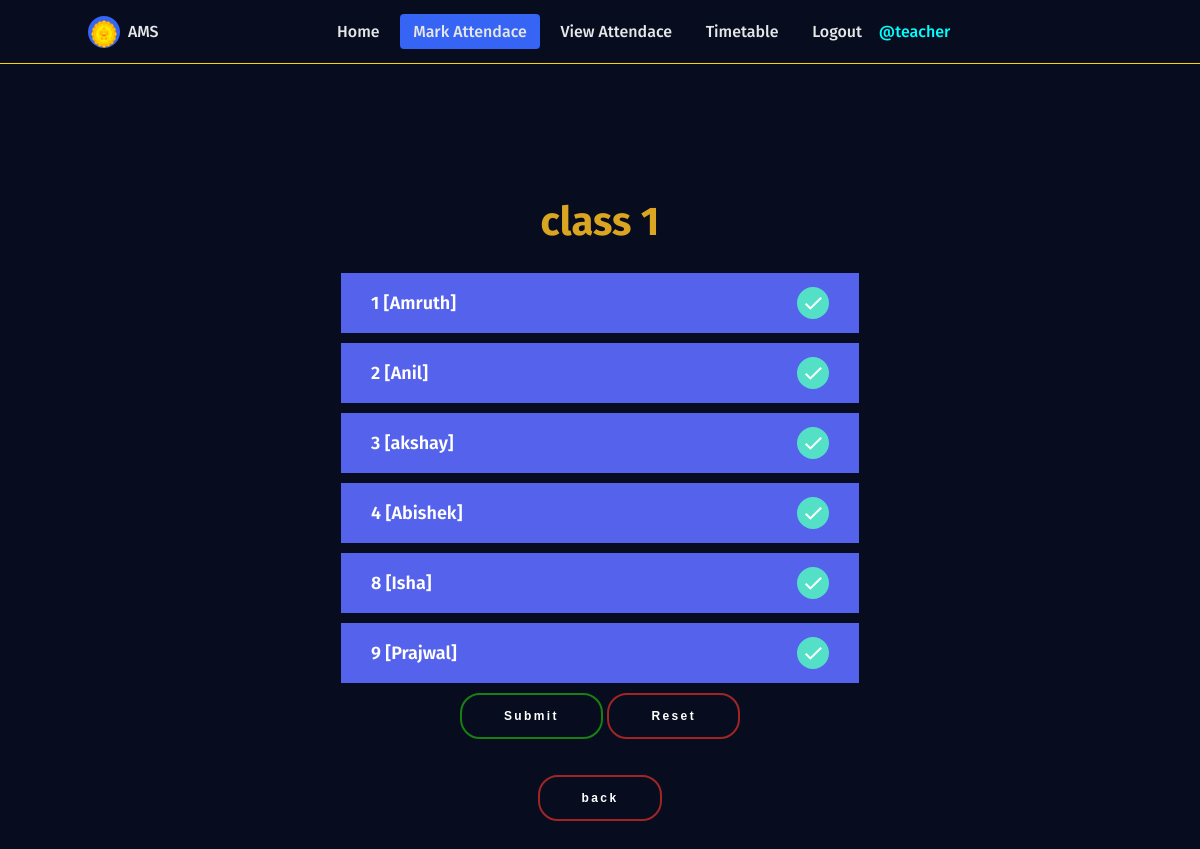
Page /one/ (signed in) on the committed database.
### attendance_management_system/models.py (models this page shows, shortened)
class Classname(models.Model):
    classno = models.CharField(max_length=10, primary_key=True)

class Student(models.Model):
    roll = models.CharField(max_length=10, primary_key=True)
    name = models.CharField(max_length=40, null=False, default='')
    classname = models.ForeignKey('Classname', on_delete=models.CASCADE)
    phone = models.CharField(max_length=12, null=False, default='')
    parent_phone = models.CharField(max_length=12, null=False, default='')
    def __str__(self):
        return self.name

### attendance_management_system/views.py (the view)
# urls.py: path('one/', views.one, name="one"),
@login_required(login_url='/login')
def one(request):
    student =  Student.objects.filter(classname=1)
    classname = Classname.objects.filter(classno=1)
    context={'student': student, 'classname': classname}
    return render(request, 'class1.html', context)

### templates/class1.html (shortened to what this page needs)
<!DOCTYPE html>
<html lang="en">
<head>
    {% load static %}
    <link href="https://stackpath.bootstrapcdn.com/font-awesome/4.7.0/css/font-awesome.min.css" rel="stylesheet">
    <link rel="stylesheet" href="{% static 'markAttendance/css/styles.css' %}">
</head>
<body>
    <header class="header">
        <nav class="nav" id="nav-menu">
            <div class="nav__content bd-grid">
                <div class="nav__perfil">
                    <div class="nav__img">
                        <img src="static/markattendance/img/2.png" alt="">
                    </div>
                    <div>
                        <a href="#" class="nav__name">AMS</a>
                    </div>
                </div>
                <div class="nav__menu">
                    <ul class="nav__list">
                        <li class="nav__item"><a href="{% url 'home' %}" class="nav__link">Home</a></li>
                        <li class="nav__item"><a href="{% url 'teacherhome' %}" class="nav__link active">Mark Attendace</a></li>
                        <li class="nav__item"><a href="{% url 'viewattendance' %}" class="nav__link">View Attendace</a></li>
                        <li class="nav__item"><a href="{% url 'timetable' %}" class="nav__link">Timetable</a></li>
                        {% if request.user.is_authenticated %}
                        <li class="nav__item"><a href="{% url 'logout' %}" class="nav__link">Logout</a></li>
                        <span style="color:cyan;">@{{request.user.username}}</span>
                        {% else %}
                        <li class="nav__item"><a href="{% url 'login' %}" class="nav__link">Login</a></li>
                        {% endif %}
                    </ul>
                </div>
            </div>
        </nav>
    </header>
    <br><br><br><br><br><br>
        <form method="POST" action="/teacherhome" class="form">
                {% for cs in classname %}
                <h2 style="color:goldenrod; font-size: 40px;">class {{cs.classno}}</h2>
                {% endfor %}
                {% for stud in student  %}
        <div class="inputGroup">
            <label for="{{ stud }}">{{ stud.roll }}  [{{ stud }}]</label>
        </div>
        {% endfor %}
            <div class="btn">
                <button type="submit" class="submit">Submit</button>
                <button type="reset" class="reset">Reset</button><br><br>
                <button type="button" class="reset" onclick="window.location.href='{% url 'teacherhome' %}' ">back</button>
            </div>
        </form>
</body>
</html>

### static/markAttendance/css/styles.css (style rules this page uses)
:root { --header-height: 3rem; --first-color: #3664F4; --dark-color: #070D1F; --dark-color-alt: #282B3A; --white-color: #E6E7E9; --body-font: 'Poppins', sans-serif; --normal-font-size: .938rem; --small-font-size: .813rem; --z-fixed: 100; }
@media screen and (min-width: 768px) { :root { --normal-font-size: 1rem; --small-font-size: .875rem; } }
form { text-align: center; }
h2 { text-align: center; color: white; margin-top: 90px; animation: Slide_Up 0.8s ease; }
body { margin: var(--header-height) 0 0 0; font-family: var(--body-font); font-size: var(--normal-font-size); font-weight: 500; background-color: var(--dark-color); }
ul { margin: 0; padding: 0; list-style: none; }
a { text-decoration: none; }
img { max-width: 100%; height: 100%; }
.btn { margin-top: 10px; }
.submit { position: relative; background: transparent; border: 2px solid rgb(22, 128, 18); padding: 14px 42px; border-radius: 20px; cursor: pointer; overflow: hidden; outline: none; font-weight: bold; font-size: 12px; color: white; letter-spacing: .2em; transition: all .2s ease; animation: Slide_Up 0.8s ease; }
.reset { position: relative; background: transparent; border: 2px solid rgb(160, 37, 37); padding: 14px 42px; border-radius: 20px; cursor: pointer; overflow: hidden; outline: none; font-weight: bold; font-size: 12px; color: white; letter-spacing: .2em; box-shadow: 0 8px 32px rgba(#000, .2); transition: all .2s ease; animation: Slide_Up 0.8s ease; }
.bd-grid { max-width: 1024px; display: -ms-grid; display: grid; -ms-grid-columns: 100%; grid-template-columns: 100%; margin-left: 1.5rem; margin-right: 1.5rem; }
.header { width: 100%; height: var(--header-height); position: fixed; top: 0; left: 0; padding: 0 1.5rem; background-color: transparent; z-index: var(--z-fixed); display: -webkit-box; display: -ms-flexbox; display: flex; -webkit-box-pack: justify; -ms-flex-pack: justify; justify-content: space-between; -webkit-box-align: center; -ms-flex-align: center; align-items: center; border-bottom: 1px solid rgb(252, 214, 0); animation: Slide_Up 0.8s ease; }
.nav__content { height: 100%; -ms-grid-rows: max-content 1fr max-content; grid-template-rows: -webkit-max-content 1fr -webkit-max-content; grid-template-rows: max-content 1fr max-content; row-gap: 2rem; }
.nav__img { display: -webkit-box; display: -ms-flexbox; display: flex; -webkit-box-pack: center; -ms-flex-pack: center; justify-content: center; padding-top: .25rem; margin-bottom: .8rem; width: 56px; height: 56px; background-color: var(--first-color); border-radius: 50%; overflow: hidden; }
.nav__img img { width: 46px; }
.nav__name { display: block; color: var(--white-color); }
.nav__menu { -ms-flex-item-align: center; -ms-grid-row-align: center; align-self: center; }
.nav__item { margin: 2.5rem 0; }
.nav__link { color: var(--white-color); }
.active { color: var(--first-color); }
@media screen and (min-width: 768px) { body { margin: 0; } }
@media screen and (min-width: 768px) { .header { height: calc(var(--header-height) + 1rem); } }
@media screen and (min-width: 768px) { .nav { width: 100%; } }
@media screen and (min-width: 768px) { .nav__content { -ms-grid-columns: (max-content)[3]; grid-template-columns: repeat(3, -webkit-max-content); grid-template-columns: repeat(3, max-content); -ms-grid-rows: 1fr; grid-template-rows: 1fr; -webkit-column-gap: 1rem; column-gap: 1rem; -webkit-box-pack: justify; -ms-flex-pack: justify; justify-content: space-between; } }
@media screen and (min-width: 768px) { .nav__perfil { display: -webkit-box; display: -ms-flexbox; display: flex; -webkit-box-align: center; -ms-flex-align: center; align-items: center; } }
@media screen and (min-width: 768px) { .nav__img { width: 32px; height: 32px; margin-right: .5rem; margin-bottom: 0; -webkit-box-align: center; -ms-flex-align: center; align-items: center; } }
@media screen and (min-width: 768px) { .nav__img img { width: 26px; } }
@media screen and (min-width: 768px) { .nav__list { display: -webkit-box; display: -ms-flexbox; display: flex; } }
@media screen and (min-width: 768px) { .nav__item { margin: 0 .25rem; } }
@media screen and (min-width: 768px) { .nav__link { padding: .5rem .8rem; border-radius: .25rem; } }
@media screen and (min-width: 768px) { .active { background-color: var(--first-color); color: var(--white-color); } }

### rows in the picture
Classname: classno "1"
Student: roll "1", name "Amruth"
Student: roll "2", name "Anil"
Student: roll "3", name "akshay"
Student: roll "4", name "Abishek"
Student: roll "8", name "Isha"
Student: roll "9", name "Prajwal"

### other values in the picture
{{ request.user.username }} "teacher"
